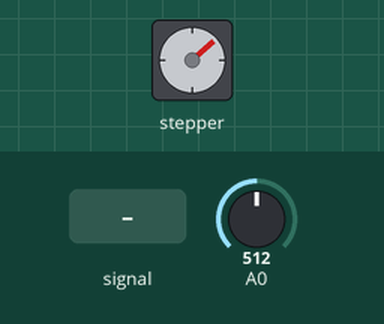
This sketch was run on a simulated Arduino Uno, built with avr-gcc and run on an emulated ATmega328P. Parts: stepper motor. The test bench sets the inputs (shaded band); at power-on: A0 = 512. Stepper angles assume 4096 steps per turn.

Above: at 1.26 s.
1.3 s: A0 fed a 50 Hz sine of ±306 counts around its level
At 2.4 s:
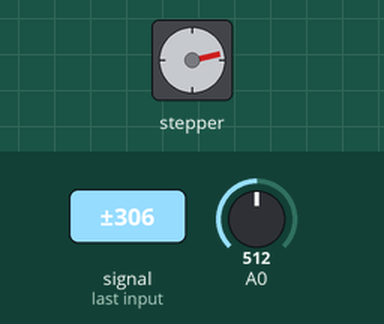
4.3 s: A0 set to 716
At 5.03 s:
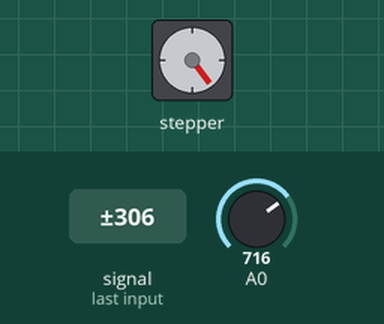
7.3 s: A0 fed a 200 Hz sine of ±81 counts around its level
10.3 s: A0 set to 510
13.3 s: A0 set to 483
At 13.3 s:
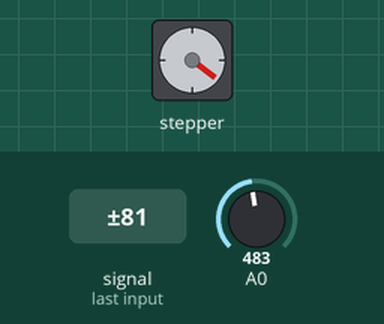
Timing chart, 0 to 15.8 s (numbered marks = the images above; inputs shaded):
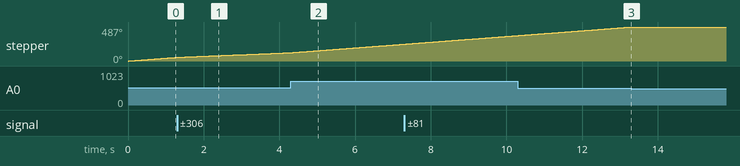

The sketch:

simpleIf.ino
```cpp
#include <AccelStepper.h>

AccelStepper stepper1(8, 5, 7, 6, 8); // Defaults to AccelStepper::FULL4WIRE (4 pins) on 2, 3, 4, 5

void setup() {
  stepper1.setMaxSpeed(1000);
  stepper1.setSpeed(500);
}

void loop() {
  int value = analogRead(A0);
  if(value > 500){
    stepper1.runSpeed();
  }
}
```

Measured:
- the behaviour switches between 501 and 500 on A0 (found by bisection; images 2 and 3)
- after the input at 13.3 s, stepper: stops changing and stays 487°
